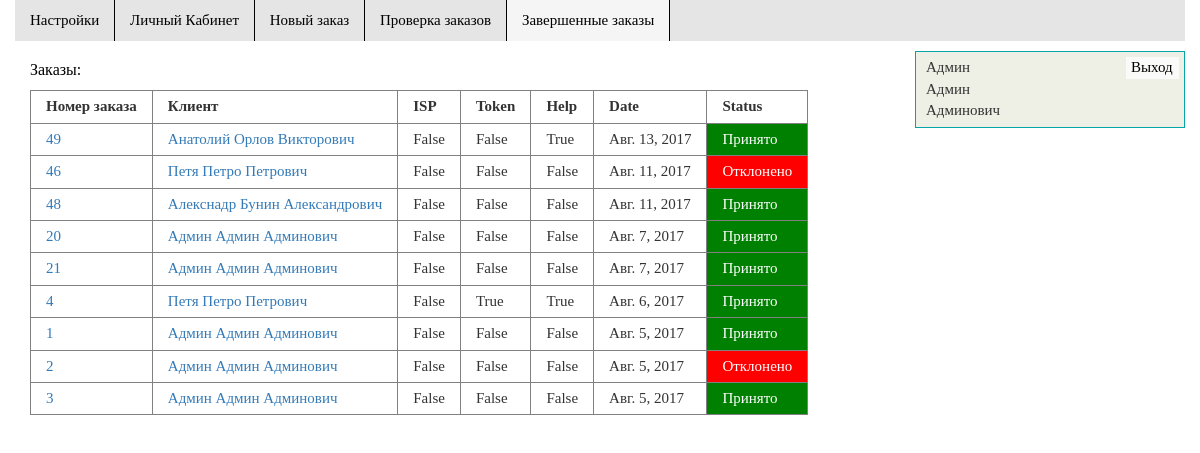
The page /finorders/ (signed in) on the database as committed earlier.
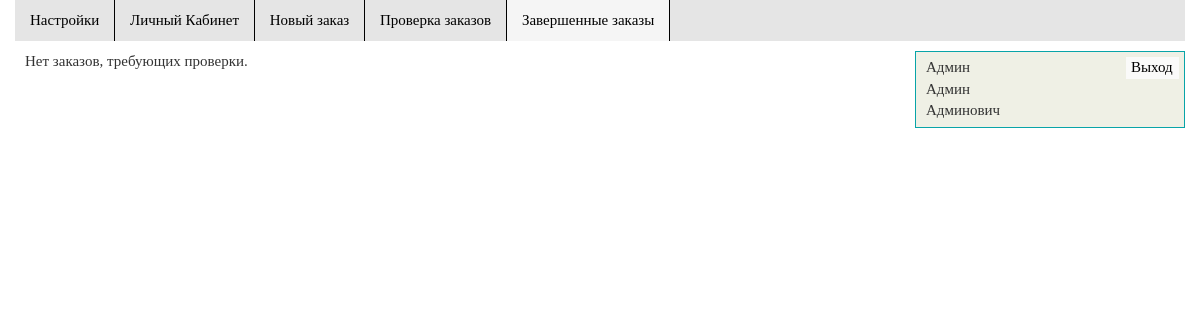
The same page on the database as committed later.
### base_model/models.py (models this page shows, shortened)
class Order(models.Model):
    person = models.ForeignKey(Person)
    Isp = models.BooleanField()
    Token = models.BooleanField()
    Help = models.BooleanField()
    Date = models.DateField()
    Status = models.CharField(default=u'В рассмотрении', max_length=30)
    Number = models.IntegerField(default=0)
    Text = models.TextField(default='', max_length=500)

class Person(models.Model):
    user = models.OneToOneField(User)
    Surname = models.CharField(max_length=50)
    Firstname = models.CharField(max_length=50)
    GivenName = models.CharField(max_length=50)
    Country = models.CharField(max_length=50)
    State = models.CharField(max_length=50)
    Locality = models.CharField(max_length=50)
    StreetAddress = models.CharField(max_length=255)
    email = models.EmailField(max_length=50)
    INN = models.CharField(max_length=12)
    SNILS = models.CharField(max_length=11)
    admin = models.BooleanField(default=False);
    def __str__(self):
        return u'{} {} {}'.format(self.Surname, self.Firstname, self.GivenName)

### base_model/views.py (the view)
# urls.py: url(r'^finorders/', views.fin_orders, name='finished_orders'),
@login_required(redirect_field_name='', login_url='/login/')
def fin_orders(request):
    content = init(request, u'Завершенные заказы', 'm5')
    content['orders'] = Order.objects.exclude(Status=u'В рассмотрении').order_by('-Date')
    return render(request, 'check.html', content)

### base_model/views.py (called while the page is built)
def init(request, title, *args):
    context = {}
    context['title'] = title
    if request.user.is_authenticated:
        if len(args) != 0:
            context['menu'] = {args[0]: True}
        context['user'] = Person.objects.get(user=request.user)
    return context

### templates/check.html
{% extends 'base.html' %} {% block content %}
{% if orders.count == 0 %}
Нет заказов, требующих проверки.
{% else %}
<table border="1">
  <caption>Заказы:</caption>
  <tr>
    <th>Номер заказа</th>
    <th>Клиент</th>
    <th>ISP</th>
    <th>Token</th>
    <th>Help</th>
    <th>Date</th>
    <th>Status</th>
  </tr>
  {% for order in orders %}
  <tr>
    <td><a href="{% url 'order' order.Number %}">{{order.Number}}</a></td>
    <td><a href="{% url 'person' order.person.pk %}">{{order.person}}</a></td>
    <td>{{order.Isp}}</td>
    <td>{{order.Token}}</td>
    <td>{{order.Help}}</td>
    <td>{{order.Date}}</td>
    {% include 'status.html' %}
  </tr>
  {% endfor %}
</table>
{% endif %}
{% endblock %}

### templates/status.html
<td class={% if order.Status == 'В рассмотрении' %}
  "in-progress"
  {% else %}
  {% if order.Status == 'Принято' %}
    "success"
  {% else %}
    "failed"
  {% endif %}
{% endif %}>{{order.Status}}</td>

Rows that differ between the two databases and show on the page:
removed Order: Number "49", person "Анатолий Орлов Викторович", Isp "False", Token "False", Help "True", Date "Авг. 13, 2017", Status "Принято"
removed Order: Number "46", person "Петя Петро Петрович", Isp "False", Token "False", Help "False", Date "Авг. 11, 2017", Status "Отклонено"
removed Order: Number "48", person "Алекснадр Бунин Александрович", Isp "False", Token "False", Help "False", Date "Авг. 11, 2017", Status "Принято"
removed Order: Number "20", person "Админ Админ Админович", Isp "False", Token "False", Help "False", Date "Авг. 7, 2017", Status "Принято"
removed Order: Number "21", person "Админ Админ Админович", Isp "False", Token "False", Help "False", Date "Авг. 7, 2017", Status "Принято"
removed Order: Number "4", person "Петя Петро Петрович", Isp "False", Token "True", Help "True", Date "Авг. 6, 2017", Status "Принято"
removed Order: Number "1", person "Админ Админ Админович", Isp "False", Token "False", Help "False", Date "Авг. 5, 2017", Status "Принято"
removed Order: Number "2", person "Админ Админ Админович", Isp "False", Token "False", Help "False", Date "Авг. 5, 2017", Status "Отклонено"
removed Order: Number "3", person "Админ Админ Админович", Isp "False", Token "False", Help "False", Date "Авг. 5, 2017", Status "Принято"
Other text that changed with them:
text no longer shown: "Заказы: Номер заказа Клиент ISP Token Help Date Status"
text now shown: "Нет заказов, требующих проверки."
